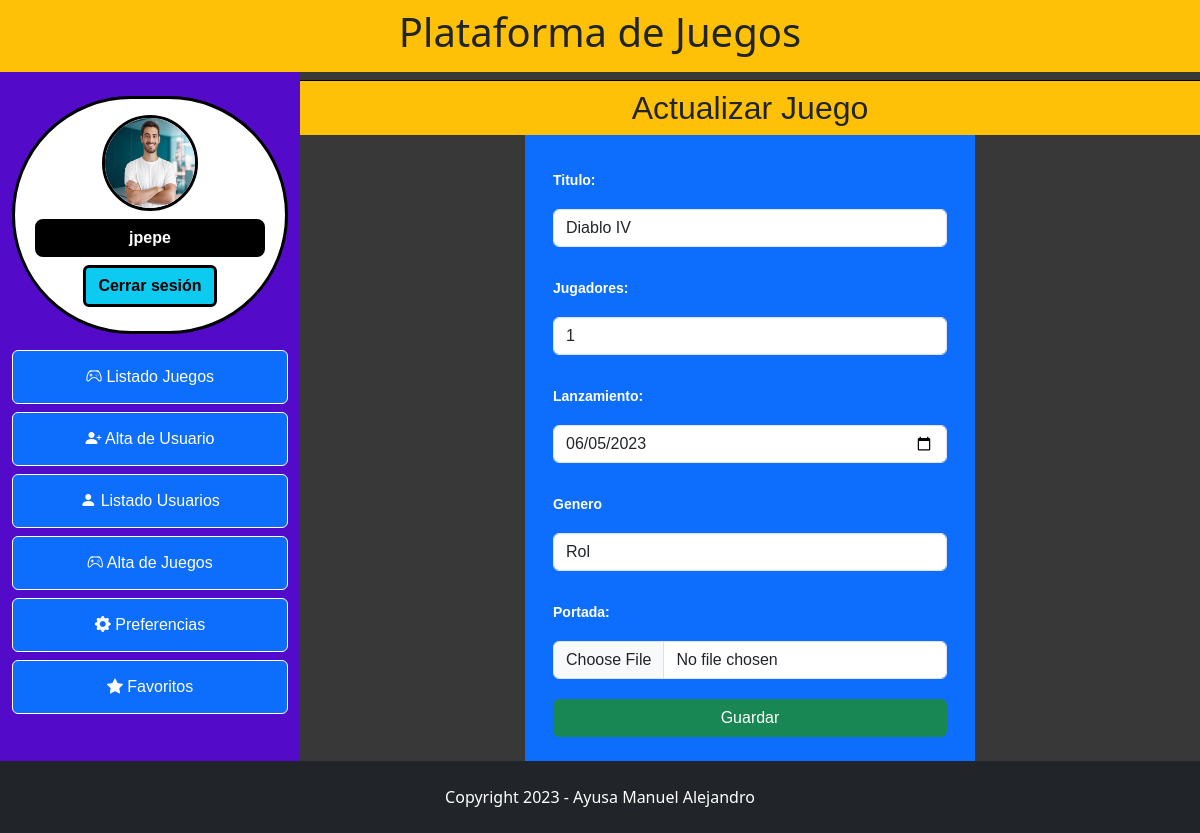
The app's page /?c=Juego&a=modificarJuego&id=1 (signed in) with its own data.
### tables this page shows
CREATE TABLE `juego` (
  `id_juego` int(11) NOT NULL,
  `titulo` varchar(100) NOT NULL,
  `jugadores` smallint(6) DEFAULT NULL,
  `lanzamiento` date DEFAULT NULL,
  `genero_id` int(11) NOT NULL,
  `portada` varchar(50) DEFAULT NULL
);

CREATE TABLE `genero` (
  `id_genero` int(11) NOT NULL,
  `genero` varchar(45) NOT NULL
);

### sistema/BaseDeDatos.php (called while the page is built)
<?php
    class BaseDeDatos {
        static $host = "localhost";
        static $user = "root";
        static $password = "";
        static $db = "proyecto_juegos";
        static $conexion;
        public static function conectar(){
            $dsn = "mysql:host=" . self::$host . ";dbname=" . self::$db;
            try {
                self::$conexion = new PDO($dsn, self::$user, self::$password);
                self::$conexion->setAttribute(PDO::ATTR_ERRMODE, PDO::ERRMODE_EXCEPTION);
                return self::$conexion;
            } catch (PDOException $e) {
                echo "<p>Error en la conexion</p>";
                echo "<p>ERROR: " . $e->getMessage() . "</p>";
            }
        }
    }
?>

### modelos/Juego.php (called while the page is built, shortened)
<?php
    class Juego {
        private $conexion;
        public function __construct()
        {
            $this->conexion = BaseDeDatos::conectar();
        }
        public function recuperarDatos(int $id)
        {
            $consulta = 'SELECT * FROM juego
                        INNER JOIN genero ON juego.genero_id = genero.id_genero
                        WHERE id_juego = ?';
            $sentencia = $this->conexion->prepare($consulta);
            $sentencia->bindParam(1, $id);
            $sentencia->execute();
            $resultados = $sentencia->fetch(PDO::FETCH_OBJ);
            return $resultados;
        }
    }
?>

### vistas/juego/juego_modificacion.php (the view, shortened to what this page needs)
<?php require('vistas/encabezado.php');?>
<main class="container-fluid">
    <section class="row">
        <section class="col-3 menu pt-4">
            <?php
                require_once('vistas/menu.php');
            ?>
        </section>
        <article class="col-9 p-0">
            <h2 class="bg-warning text-center p-2 m-0 border-top border-black mt-2">Actualizar Juego</h2>
            <form action="?c=Juego&a=modificarJuegoOk" method="post" enctype="multipart/form-data" class="text-white bg-primary w-50 p-3">
                <section class="pt-2">
                    <label for="tit" class="form-label">Titulo:</label>
                    <input type="text" name="titulo" id="tit" class="form-control" value = "<?php echo $resultados->titulo;?>">
                </section>
                <section class="pt-2">
                    <label for="jug" class="form-label">Jugadores:</label>
                    <input type="number" name="jugadores" id="jug" class="form-control" value = "<?php echo $resultados->jugadores;?>">
                </section>
                <section class="pt-2">
                    <label for="fec" class="form-label">Lanzamiento:</label>
                    <input type="date" name="lanzamiento" id="fec" class="form-control" value = "<?php echo $resultados->lanzamiento;?>">
                </section>
                <section class="pt-2">
                    <label for="gen" class="form-label" class="form-label">Genero</label>
                    <select name="genero" id="gen" class="form-control">
                        <option value="<?php echo $resultados->genero_id ?>" selected><?php echo $resultados->genero ?></option>
                    </select>
                </section>
                <section class="pt-2">
                    <label for="port" class="form-label">Portada:</label>
                    <input type="file" name="portada" id="port" accept="image/*" class="form-control" required>
                </section>
                <section class="text-center pt-2 pb-2">
                    <input type="submit" value="Guardar" class="btn btn-success">
                </section>
            </form>
        </article>
    </section>
</main>
<?php require_once ('vistas/pie.php');?>

### publico/css/estilo.css (style rules this page uses)
* { margin: 0; padding: 0; border: 0; }
main { font-family: Verdana, Geneva, Tahoma, sans-serif }
article { background-color: rgb(56, 56, 56); padding-bottom: 3em; }
form { margin: 0 auto; width: 40%; }
form>section { display: flex; flex-direction: column; padding: 0.75em; border-top: 0; }
label { padding: 0.75em; padding-left: 0; font-weight: bold; font-size: 14px; }
.menu { background-color:rgb(83, 10, 201); }

### records on screen
juego: titulo "Diablo IV", jugadores "1", lanzamiento "06/05/2023", genero "Rol"

### other values on screen
$_SESSION['usuario'] "jpepe"
